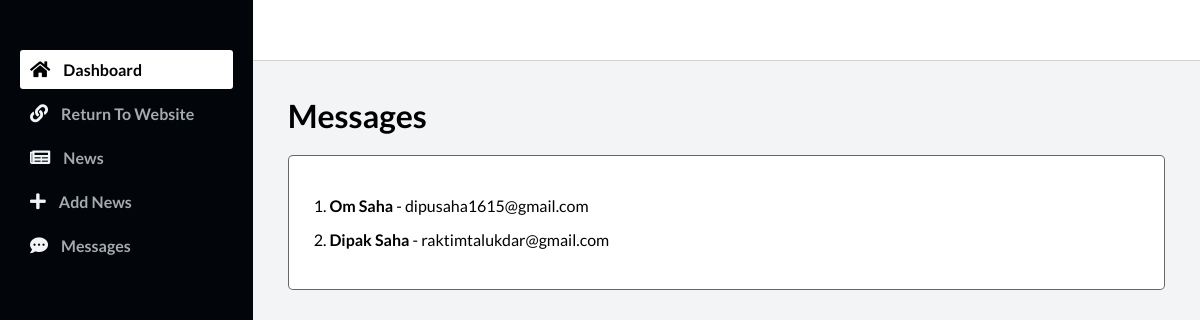
/admin_dashboard/messages/, run on the app's committed database.
### main/models.py (models this page shows)
class Message(models.Model):
    full_name = models.TextField()
    email = models.TextField()
    message = models.TextField()
    def __str__(self):
        return self.full_name

### admin_dashboard/views.py (the view)
# urls.py: path('messages/', views.messages, name="messages"),
def messages(request):
    messages = Message.objects.all()
    print(messages)
    return render(request, "Admin/messages.html", {"messages":messages})

### Templates/Admin/messages.html (shortened to what this page needs)
{% extends "admin_base.html" %}
{% block body %}
<div class="main__container">
    <div class="space-between">
        <h1>Messages</h1>
    </div>
    <div class="container-div" style="margin-top: 20px;">
        {% for i in messages %}
        <div class="space-between" onclick="window.location.href='/admin_dashboard/message_details/{{i.id}}'">
            <p>{{forloop.counter}}. <b>{{i.full_name}}</b> - {{i.email}}</p>
        </div>
        {% endfor %}
    </div>
</div>
{% endblock body %}

### Templates/admin_base.html (style rules this page uses)
* { margin: 0; padding: 0; }
body { box-sizing: border-box; font-family: "Lato", sans-serif; }
.main__container { padding: 20px 35px; }
.container-div { padding: 25px; background-color: white; border-radius: 5px; box-shadow: 0 0 5PX 0 rgba(0, 0, 0, 0.287); }

### Templates/Admin/messages.html (style rules this page uses)
.space-between { margin: 15px 0px; display: flex; align-items: center; justify-content: space-between; }
.container-div { border: 1px solid rgba(0,0,0,0.600); box-shadow: none; }

### data on the page
Message: full_name "Om Saha", email "dipusaha1615@gmail.com"
Message: full_name "Dipak Saha", email "raktimtalukdar@gmail.com"
